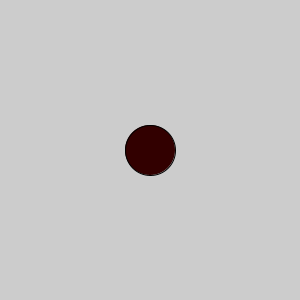
Frame 1 (no input)
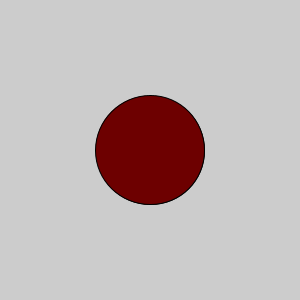
Frame 60 (the mouse pressed at the canvas centre just before this capture)
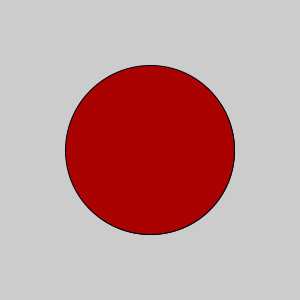
Frame 120 (the mouse held since frame 60 and released just before this capture)

The Processing sketch that drew these frames (run headless with seeded random() and noise(); from frame 60 on, the mouse is pressed at the canvas centre):

// Processing sketch: processing_18503
// ── processing_18503.pde

void setup () {
  size (300,300);
  frameRate (32);
  smooth ();
}

int x=50;
void draw () {
  fill(x,0,0);
  ellipse (150,150,x,x);
  x++;
}
